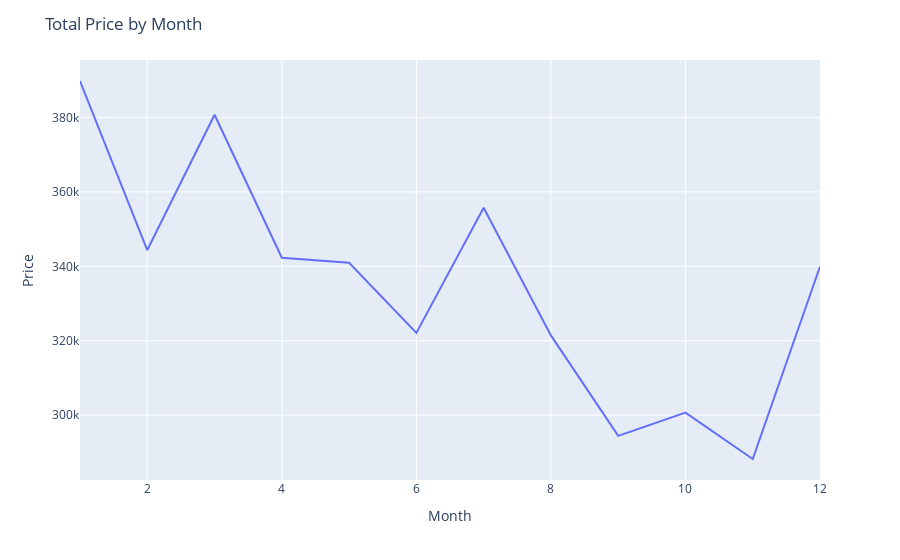

The notebook cell saved with this chart:
### Code cell
fig = px.line(totalprice_by_month, x=totalprice_by_month.index, y="price",)
fig.update_layout(
    yaxis_title="Price", 
    xaxis_title="Month",
    legend_title="", 
    title="Total Price by Month"
)
fig.show()

### Figure 1 — Plotly figure (JSON) as saved in the notebook; plotly's stock layout.template omitted (floating-point values rounded to 4 significant figures)
{"data": [{"hovertemplate": "time=%{x}<br>price=%{y}<extra></extra>", "legendgroup": "", "line": {"color": "#636efa", "dash": "solid"}, "marker": {"symbol": "circle"}, "mode": "lines", "name": "", "orientation": "v", "showlegend": false, "type": "scatter", "x": [1, 2, 3, 4, 5, 6, 7, 8, 9, 10, 11, 12], "xaxis": "x", "y": [389801, 344371, 380744, 342307, 340949, 322103, 355739, 321434, 294439, 300695, 288224, 339965], "yaxis": "y"}], "layout": {"autosize": true, "legend": {"title": {"text": ""}, "tracegroupgap": 0}, "margin": {"t": 60}, "title": {"text": "Total Price by Month"}, "xaxis": {"anchor": "y", "autorange": true, "domain": [0, 1], "range": [1, 12], "title": {"text": "Month"}, "type": "linear"}, "yaxis": {"anchor": "x", "autorange": true, "domain": [0, 1], "range": [282600.0, 395400.0], "title": {"text": "Price"}, "type": "linear"}}}
